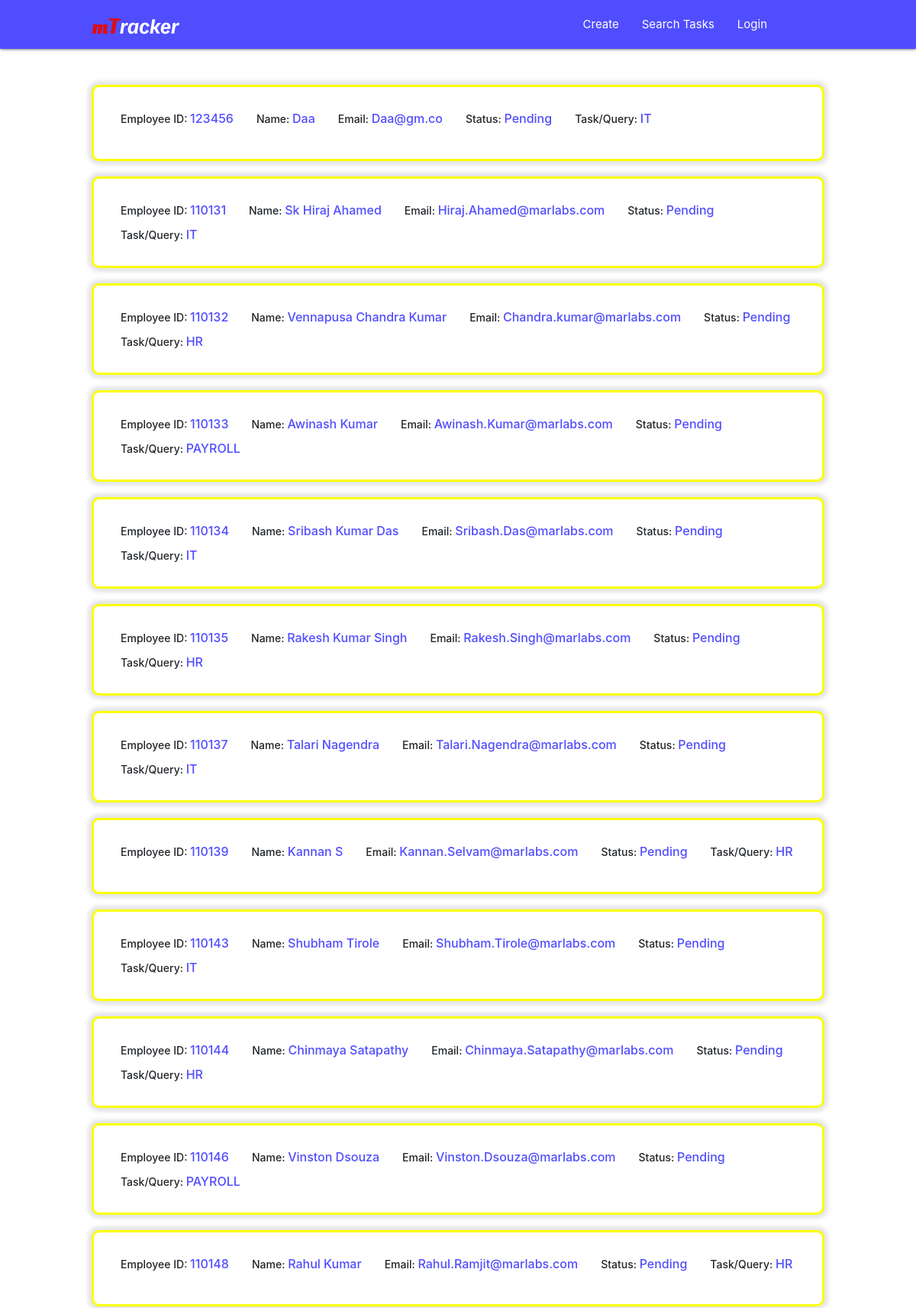
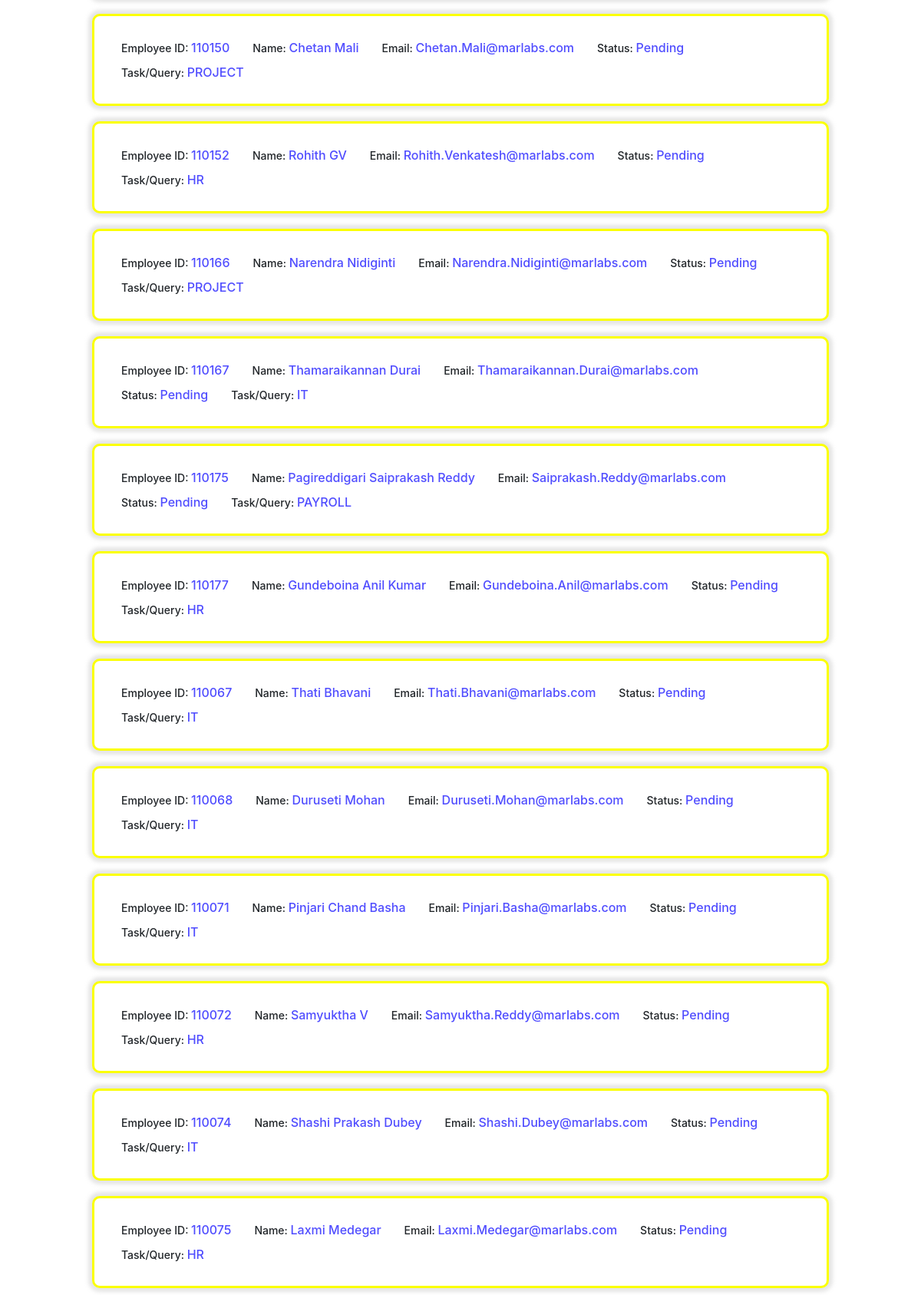
The page /search/searchresult/pending-task/ (upper part) on the database its author committed (2 pictures, top to bottom).
### taskData/models.py (models this page shows)
class TaskData(models.Model):
    empid = models.TextField(max_length=20)
    empname = models.TextField(max_length=50)
    empemail = models.TextField(max_length=50)
    taskname = models.TextField(max_length=100)
    duedate = models.TextField(max_length=20)
    taskstatus = models.TextField(max_length=15)
    tasksummary = models.TextField(max_length=500)
    createdon = models.DateField()

### mtracker/views.py (the view)
# urls.py: path('search/searchresult/pending-task/', views.searchPendingTask, name='searchresult_pend'),
def searchPendingTask(request):
    searchData = TaskData.objects.filter(taskstatus='Pending')
    return render(request, 'pendingtask.html', {'searchData':searchData})

### templates/pendingtask.html (shortened to what this page needs)
{% extends 'base.html' %}
{% block body %}
<center>
<div class="all-tasks-container">
    <div>
        <ul class="collapsible">
            {% for data in searchData %}
            <li class="task-card pending">
                <div class="collapsible-header">
                    <div class="employee-info">
                        <div class="">Employee ID: <span>{{data.empid}}</span></div>
                        <div class="">Name: <span>{{data.empname}}</span></div>
                        <div class="">Email: <span>{{data.empemail}}</span></div>
                        <div class="">Status: <span>{{data.taskstatus}}</span></div>
                        <div>Task/Query: <span>{{data.taskname}}</span></div>
                    </div>
                </div>
            </li>
            {% endfor %}
            <br>
        </ul>
    </div>
</div>
{% endblock %}

### static/css/create-task_style.css (style rules this page uses)
body { overflow-x: hidden; }

### static/css/hr-profile_style.css (style rules this page uses)
body { overflow-x: hidden; }

### static/css/update-task_style.css (style rules this page uses)
body { overflow-x: hidden; }

### static/css/search-display-task_style.css (style rules this page uses)
.all-tasks-container { padding: 1% 10% 0% 10%; }
.collapsible { border: 0px; margin: 0px; -webkit-box-shadow: none; }
.collapsible-header { flex-direction: column; line-height: 2.0; border-bottom: none; }
.task-card { min-height: 100px; width: auto; background-color: white; padding: 10px 20px; margin: 20px 0px; border-radius: 10px; box-shadow: 0 0 5px 5px rgba(216, 216, 216, 0.678); }
.task-info, .employee-info, .task-title { display: flex; flex-direction: row; justify-content:left; flex-wrap: wrap; column-gap: 30px; }
.task-card>div>div>div { font-weight: 500; font-size: 14px; }
.task-card>div>div>div>span { color: #504DFF; font-size: 16px; }
.pending { border:3px rgb(251, 255, 0) solid; }

### rows shown on the page
TaskData: empid "123456", empname "Daa", empemail "Daa@gm.co", taskstatus "Pending", taskname "IT"
TaskData: empid "110131", empname "Sk Hiraj Ahamed", empemail "Hiraj.Ahamed@marlabs.com", taskstatus "Pending", taskname "IT"
TaskData: empid "110132", empname "Vennapusa Chandra Kumar", empemail "Chandra.kumar@marlabs.com", taskstatus "Pending", taskname "HR"
TaskData: empid "110133", empname "Awinash Kumar", empemail "Awinash.Kumar@marlabs.com", taskstatus "Pending", taskname "PAYROLL"
TaskData: empid "110134", empname "Sribash Kumar Das", empemail "Sribash.Das@marlabs.com", taskstatus "Pending", taskname "IT"
TaskData: empid "110135", empname "Rakesh Kumar Singh", empemail "Rakesh.Singh@marlabs.com", taskstatus "Pending", taskname "HR"
TaskData: empid "110137", empname "Talari Nagendra", empemail "Talari.Nagendra@marlabs.com", taskstatus "Pending", taskname "IT"
TaskData: empid "110139", empname "Kannan S", empemail "Kannan.Selvam@marlabs.com", taskstatus "Pending", taskname "HR"
TaskData: empid "110143", empname "Shubham Tirole", empemail "Shubham.Tirole@marlabs.com", taskstatus "Pending", taskname "IT"
TaskData: empid "110144", empname "Chinmaya Satapathy", empemail "Chinmaya.Satapathy@marlabs.com", taskstatus "Pending", taskname "HR"
TaskData: empid "110146", empname "Vinston Dsouza", empemail "Vinston.Dsouza@marlabs.com", taskstatus "Pending", taskname "PAYROLL"
TaskData: empid "110148", empname "Rahul Kumar", empemail "Rahul.Ramjit@marlabs.com", taskstatus "Pending", taskname "HR"
TaskData: empid "110150", empname "Chetan Mali", empemail "Chetan.Mali@marlabs.com", taskstatus "Pending", taskname "PROJECT"
TaskData: empid "110152", empname "Rohith GV", empemail "Rohith.Venkatesh@marlabs.com", taskstatus "Pending", taskname "HR"
TaskData: empid "110166", empname "Narendra Nidiginti", empemail "Narendra.Nidiginti@marlabs.com", taskstatus "Pending", taskname "PROJECT"
TaskData: empid "110167", empname "Thamaraikannan Durai", empemail "Thamaraikannan.Durai@marlabs.com", taskstatus "Pending", taskname "IT"
TaskData: empid "110175", empname "Pagireddigari Saiprakash Reddy", empemail "Saiprakash.Reddy@marlabs.com", taskstatus "Pending", taskname "PAYROLL"
TaskData: empid "110177", empname "Gundeboina Anil Kumar", empemail "Gundeboina.Anil@marlabs.com", taskstatus "Pending", taskname "HR"
TaskData: empid "110067", empname "Thati Bhavani", empemail "Thati.Bhavani@marlabs.com", taskstatus "Pending", taskname "IT"
TaskData: empid "110068", empname "Duruseti Mohan", empemail "Duruseti.Mohan@marlabs.com", taskstatus "Pending", taskname "IT"
TaskData: empid "110071", empname "Pinjari Chand Basha", empemail "Pinjari.Basha@marlabs.com", taskstatus "Pending", taskname "IT"
TaskData: empid "110072", empname "Samyuktha V", empemail "Samyuktha.Reddy@marlabs.com", taskstatus "Pending", taskname "HR"
TaskData: empid "110074", empname "Shashi Prakash Dubey", empemail "Shashi.Dubey@marlabs.com", taskstatus "Pending", taskname "IT"
TaskData: empid "110075", empname "Laxmi Medegar", empemail "Laxmi.Medegar@marlabs.com", taskstatus "Pending", taskname "HR"
